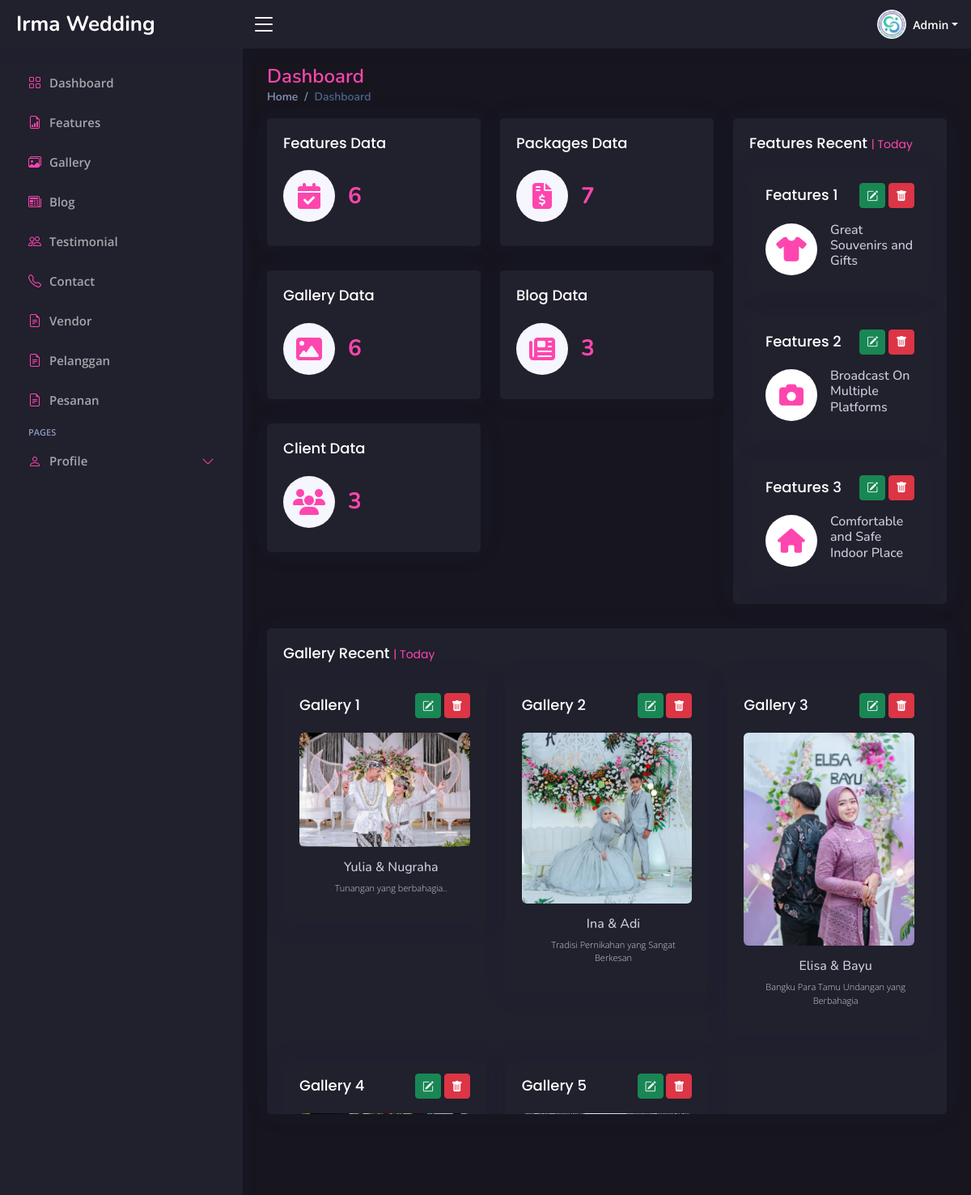
The app's page /admin/index.php (signed in) with its own data.
### tables this page shows
CREATE TABLE `features` (
  `id` int(11) NOT NULL,
  `features_icon` varchar(255) NOT NULL,
  `features_name` varchar(255) NOT NULL,
  `description` varchar(255) NOT NULL
);

CREATE TABLE `gallery` (
  `id` int(11) NOT NULL,
  `gallery_heading` varchar(255) NOT NULL,
  `tgl_pernikahan` text NOT NULL,
  `gallery_image` varchar(255) NOT NULL,
  `gallery_text` text NOT NULL
);

### admin/page/dashboard.php (the view, shortened to what this page needs)
<div class="pagetitle">
    <h1>Dashboard</h1>
    <nav>
        <ol class="breadcrumb">
            <li class="breadcrumb-item"><a href="index.php?page=dashboard">Home</a></li>
            <li class="breadcrumb-item active">Dashboard</li>
        </ol>
    </nav>
</div>
<section class="section dashboard">
    <div class="row">
        <div class="col-lg-8">
            <div class="row">
                <div class="col-xxl-4 col-md-6">
                    <div class="card info-card sales-card">
                        <div class="card-body">
                            <h5 class="card-title">Features Data</h5>
                            <div class="d-flex align-items-center">
                                <div class="card-icon rounded-circle d-flex align-items-center justify-content-center">
                                    <i class="fa-solid fa-calendar-check"></i>
                                </div>
                                <div class="ps-3">
                                    <h6>
                                        <?php
                                        include '../db-connect.php';
                                        $data_barang = mysqli_query($koneksi, "SELECT * FROM features");
                                        $jumlah_barang = mysqli_num_rows($data_barang);
                                        echo $jumlah_barang;
                                        ?>
                                    </h6>
                                </div>
                            </div>
                        </div>
                    </div>
                </div>
                <div class="col-xxl-4 col-md-6">
                    <div class="card info-card sales-card">
                        <div class="card-body">
                            <h5 class="card-title">Packages Data</h5>
                            <div class="d-flex align-items-center">
                                <div class="card-icon rounded-circle d-flex align-items-center justify-content-center">
                                    <i class="fa-solid fa-file-invoice-dollar"></i>
                                </div>
                                <div class="ps-3">
                                    <h6>
                                        <?php
                                        include '../db-connect.php';
                                        $data_barang = mysqli_query($koneksi, "SELECT * FROM packages");
                                        $jumlah_barang = mysqli_num_rows($data_barang);
                                        echo $jumlah_barang;
                                        ?>
                                    </h6>
                                </div>
                            </div>
                        </div>
                    </div>
                </div>
                <div class="col-xxl-4 col-md-6">
                    <div class="card info-card sales-card">
                        <div class="card-body">
                            <h5 class="card-title">Gallery Data</h5>
                            <div class="d-flex align-items-center">
                                <div class="card-icon rounded-circle d-flex align-items-center justify-content-center">
                                    <i class="fa-solid fa-image"></i>
                                </div>
                                <div class="ps-3">
                                    <h6>
                                        <?php
                                        include '../db-connect.php';
                                        $data_barang = mysqli_query($koneksi, "SELECT * FROM features");
                                        $jumlah_barang = mysqli_num_rows($data_barang);
                                        echo $jumlah_barang;
                                        ?>
                                    </h6>
                                </div>
                            </div>
                        </div>
                    </div>
                </div>
                <div class="col-xxl-4 col-md-6">
                    <div class="card info-card sales-card">
                        <div class="card-body">
                            <h5 class="card-title">Blog Data</h5>
                            <div class="d-flex align-items-center">
                                <div class="card-icon rounded-circle d-flex align-items-center justify-content-center">
                                <i class="fa-solid fa-newspaper"></i>
                                </div>
                                <div class="ps-3">
                                    <h6>
                                        <?php
                                        include '../db-connect.php';
                                        $data_barang = mysqli_query($koneksi, "SELECT * FROM blog");
                                        $jumlah_barang = mysqli_num_rows($data_barang);
                                        echo $jumlah_barang;
                                        ?>
                                    </h6>
                                </div>
                            </div>
                        </div>
                    </div>
                </div>
                <div class="col-xxl-4 col-md-6">
                    <div class="card info-card sales-card">
                        <div class="card-body">
                            <h5 class="card-title">Client Data</h5>
                            <div class="d-flex align-items-center">
                                <div class="card-icon rounded-circle d-flex align-items-center justify-content-center">
                                    <i class="fa-solid fa-users"></i>
                                </div>
                                <div class="ps-3">
                                    <h6>
                                        <?php
                                        include '../db-connect.php';
                                        $data_barang = mysqli_query($koneksi, "SELECT * FROM testimonial");
                                        $jumlah_barang = mysqli_num_rows($data_barang);
                                        echo $jumlah_barang;
                                        ?>
                                    </h6>
                                </div>
                            </div>
                        </div>
                    </div>
                </div>
            </div>
        </div>
        <div class="col-lg-4">
            <div class="card recent-sales overflow-auto">
                <div class="card-body">
                    <h5 class="card-title">Features Recent <span>| Today</span></h5>
                    <div class="row">
                        <?php
                        $query = "SELECT * FROM features ORDER BY id DESC";
                        $result = mysqli_query($koneksi, $query);
                        $no = 1;
                        while ($row = mysqli_fetch_assoc($result)) {
                        ?>
                            <div class="col-12">
                                <div class="card features-card">
                                    <div class="card-body">
                                        <div class="d-flex justify-content-between">
                                            <div class="name">
                                                <h5 class="card-title">Features <?php echo $no ?></h5>
                                            </div>
                                            <div class="opsi py-3">
                                                <a href="index.php?page=edit-features&id=<?php echo $row['id']; ?>" class="btn btn-success btn-sm"><i class="bi bi-pencil-square"></i></a>
                                                <a href="../action.php?act=delete-features&id=<?php echo $row['id']; ?>" class="btn btn-danger btn-sm"><i class="bi bi-trash-fill"></i></a>
                                            </div>
                                        </div>
                                        <div class="d-flex align-items-center">
                                            <div class="card-icon rounded-circle d-flex align-items-center justify-content-center">
                                                <i class="<?php echo $row['features_icon']; ?>"></i>
                                            </div>
                                            <div class="ps-3">
                                                <h6><?php echo $row['features_name']; ?></h6>
                                            </div>
                                        </div>
                                    </div>
                                </div>
                            </div>
                        <?php
                            $no++;
                        }
                        ?>
                    </div>
                </div>
            </div>
        </div>
        <div class="col-12">
                    <div class="card recent-sales overflow-auto">
                        <div class="card-body">
                            <h5 class="card-title">Gallery Recent <span>| Today</span></h5>
                            <div class="row" data-masonry='{"percentPosition": true }'>
                                <?php
                                $query = "SELECT * FROM gallery ORDER BY id DESC";
                                $result = mysqli_query($koneksi, $query);
                                $no = 1;
                                while ($row = mysqli_fetch_assoc($result)) {
                                ?>
                                    <div class="col-md-4">
                                        <div class="card gallery-card">
                                            <div class="card-body">
                                                <div class="d-flex justify-content-between">
                                                    <div class="name">
                                                        <h5 class="card-title">Gallery <?php echo $no ?></h5>
                                                    </div>
                                                    <div class="opsi py-3">
                                                        <a href="index.php?page=edit-gallery&id=<?php echo $row['id']; ?>" class="btn btn-success btn-sm"><i class="bi bi-pencil-square"></i></a>
                                                        <a href="../action.php?act=delete-gallery&id=<?php echo $row['id']; ?>" class="btn btn-danger btn-sm"><i class="bi bi-trash-fill"></i></a>
                                                    </div>
                                                </div>
                                                <div class="text-center">
                                                    <div class="gallery-image">
                                                        <img src="../assets/img/gallery/<?php echo $row['gallery_image']; ?>" alt="" class="img-fluid rounded mb-3">
                                                    </div>
                                                    <div class="ps-3">
                                                        <h6><?php echo $row['gallery_heading']; ?></h6>
                                                        <p class="fw-light" style="font-size: 11px;"><?php echo $row['gallery_text']; ?></p>
                                                    </div>
                                                </div>
                                            </div>
                                        </div>
                                    </div>
                                <?php
                                    $no++;
                                }
                                ?>
                            </div>
                        </div>
                    </div>
                </div>
    </div>
</section>

### records on screen
features: features_name "Great Souvenirs and Gifts"
features: features_name "Broadcast On Multiple Platforms"
features: features_name "Comfortable and Safe Indoor Place"
gallery: gallery_image (picture), gallery_heading "Yulia & Nugraha", gallery_text "Tunangan yang berbahagia.."
gallery: gallery_image (picture), gallery_heading "Ina & Adi", gallery_text "Tradisi Pernikahan yang Sangat Berkesan"
gallery: gallery_image (picture), gallery_heading "Elisa & Bayu", gallery_text "Bangku Para Tamu Undangan yang Berbahagia"

### other values on screen
$role "Admin"
$menu['text'] "Features"
$menu['text'] "Gallery"
$menu['text'] "Blog"
$menu['text'] "Testimonial"
$menu['text'] "Contact"
$menu['text'] "Vendor"
$menu['text'] "Pelanggan"
$menu['text'] "Pesanan"
$jumlah_barang "6"
$jumlah_barang "7"
$jumlah_barang "3"
